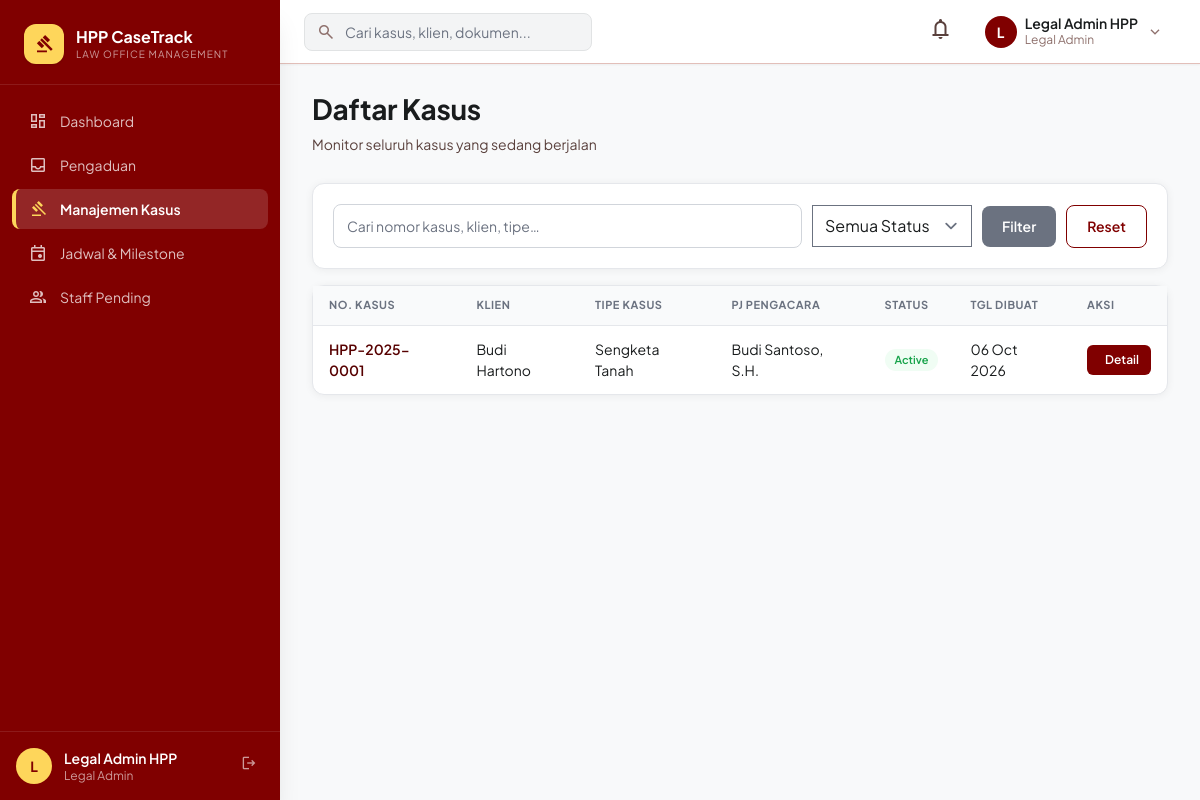
The app's page /legal-admin/cases.php (signed in) with its own data.
### tables this page shows
CREATE TABLE IF NOT EXISTS cases (
    id             INT AUTO_INCREMENT PRIMARY KEY,
    case_number    VARCHAR(30) UNIQUE NOT NULL,
    complaint_id   INT,
    client_id      INT NOT NULL,
    assigned_pj_id INT,
    case_type      VARCHAR(100),
    title          VARCHAR(255),
    description    TEXT,
    strategy       TEXT,
    status         ENUM('pending','active','on_hold','closed','won','lost','cancelled') DEFAULT 'pending',
    opened_at      DATETIME DEFAULT CURRENT_TIMESTAMP,
    closed_at      DATETIME,
    created_at     DATETIME DEFAULT CURRENT_TIMESTAMP,
    updated_at     DATETIME DEFAULT CURRENT_TIMESTAMP ON UPDATE CURRENT_TIMESTAMP,
    FOREIGN KEY (complaint_id)   REFERENCES complaints(id) ON DELETE SET NULL,
    FOREIGN KEY (client_id)      REFERENCES users(id),
    FOREIGN KEY (assigned_pj_id) REFERENCES users(id) ON DELETE SET NULL
);

CREATE TABLE IF NOT EXISTS users (
    id             INT AUTO_INCREMENT PRIMARY KEY,
    username       VARCHAR(100) UNIQUE,
    email          VARCHAR(150) UNIQUE NOT NULL,
    password       VARCHAR(255) NOT NULL,
    role           ENUM('client','legal_admin','ceo','pengacara_pj','lawyer','finance','head_finance','admin') NOT NULL DEFAULT 'client',
    name           VARCHAR(150) NOT NULL,
    phone          VARCHAR(20),
    address        TEXT,
    photo          VARCHAR(255),
    is_active      TINYINT(1) DEFAULT 1,
    otp_code       VARCHAR(10),
    otp_expires_at DATETIME,
    email_verified_at DATETIME,
    created_at     DATETIME DEFAULT CURRENT_TIMESTAMP,
    updated_at     DATETIME DEFAULT CURRENT_TIMESTAMP ON UPDATE CURRENT_TIMESTAMP
);

### includes/functions.php (called while the page is built, shortened)
<?php
function sanitize($input) {
    return htmlspecialchars(strip_tags(trim($input)), ENT_QUOTES, 'UTF-8');
}
function getCaseStatusColor($status) {
    $map = [
        'active'    => 'success',
        'pending'   => 'warning',
        'closed'    => 'secondary',
        'cancelled' => 'danger',
        'on_hold'   => 'warning',
        'won'       => 'success',
        'lost'      => 'danger',
    ];
    return $map[$status] ?? 'secondary';
}

### config/auth.php (called while the page is built, shortened)
<?php
if (!function_exists('getBasePath')) {
    function getBasePath() {
        return '/hpp-casetrack/';
    }
}

### legal-admin/cases.php (the view, shortened to what this page needs)
<?php
require_once __DIR__ . '/../config/auth.php';
require_once __DIR__ . '/../includes/functions.php';
$db   = getDB();
$search       = sanitize($_GET['search'] ?? '');
$where        = 'WHERE 1';
$params       = [];
$stmt = $db->prepare("
  SELECT c.*, cl.name AS client_name, u.name AS pj_name
  FROM cases c
  JOIN users cl ON cl.id = c.client_id
  LEFT JOIN users u ON u.id = c.assigned_pj_id
  $where
  ORDER BY c.created_at DESC
");
$stmt->execute($params);
$cases = $stmt->fetchAll();
require_once __DIR__ . '/../includes/header.php';
require_once __DIR__ . '/../includes/sidebar.php';
?>
<div id="page-content">
<div class="page-header">
  <div>
    <h1 class="page-title">Daftar Kasus</h1>
    <p class="page-subtitle">Monitor seluruh kasus yang sedang berjalan</p>
  </div>
</div>
<div class="card mb-4">
  <div class="card-body">
    <form method="GET" class="filter-bar">
      <input type="text" name="search" value="<?= htmlspecialchars($search) ?>" placeholder="Cari nomor kasus, klien, tipe…" class="form-control">
      <select name="status" class="form-select">
        <option value="">Semua Status</option>
      </select>
      <button type="submit" class="btn btn-secondary">Filter</button>
      <a href="<?= $base ?>legal-admin/cases.php" class="btn btn-outline">Reset</a>
    </form>
  </div>
</div>
<div class="card">
  <div class="card-body p-0">
    <div class="table-responsive">
      <table class="data-table">
        <thead>
          <tr>
            <th>No. Kasus</th>
            <th>Klien</th>
            <th>Tipe Kasus</th>
            <th>PJ Pengacara</th>
            <th>Status</th>
            <th>Tgl Dibuat</th>
            <th>Aksi</th>
          </tr>
        </thead>
        <tbody>
          <?php foreach ($cases as $c): ?>
          <tr>
            <td><span class="fw-600 text-primary"><?= htmlspecialchars($c['case_number']) ?></span></td>
            <td><?= htmlspecialchars($c['client_name']) ?></td>
            <td><?= htmlspecialchars($c['case_type']) ?></td>
            <td><?= $c['pj_name'] ? htmlspecialchars($c['pj_name']) : '<span class="text-muted">Belum ditugaskan</span>' ?></td>
            <td><span class="badge badge-<?= getCaseStatusColor($c['status']) ?>"><?= ucfirst($c['status']) ?></span></td>
            <td><?= date('d M Y', strtotime($c['created_at'])) ?></td>
            <td>
              <a href="<?= $base ?>legal-admin/case-detail.php?id=<?= $c['id'] ?>" class="btn btn-sm btn-primary">
                <i data-lucide="eye"></i> Detail
              </a>
            </td>
          </tr>
          <?php endforeach; ?>
        </tbody>
      </table>
    </div>
  </div>
</div>
</div>
<?php require_once __DIR__ . '/../includes/footer.php'; ?>

### assets/css/app.css (style rules this page uses)
#page-content { margin-left: 280px; padding-top: 64px; flex: 1; min-height: 100vh; background: #f8f9fa; }
.card { background: #fff; border-radius: 12px; border: 1px solid #e2bfb9; box-shadow: 0 4px 20px rgba(0,0,0,0.05); }
.btn-primary { background: #800000; color: #fff; padding: 10px 24px; border-radius: 8px; font-weight: 600; font-size: 14px; transition: all 0.15s; border: none; cursor: pointer; display: inline-flex; align-items: center; gap: 8px; }
.btn-outline { background: transparent; color: #800000; padding: 10px 24px; border-radius: 8px; font-weight: 600; font-size: 14px; border: 1.5px solid #800000; transition: all 0.15s; cursor: pointer; display: inline-flex; align-items: center; gap: 8px; }
.btn-sm { padding: 6px 16px; font-size: 12px; border-radius: 6px; }
.data-table { width: 100%; border-collapse: collapse; }
.data-table thead tr { background: #f3f4f5; }
.data-table thead th { padding: 12px 16px; font-size: 11px; font-weight: 700; text-transform: uppercase; letter-spacing: 0.05em; color: #5a413d; border-bottom: 2px solid #e2bfb9; text-align: left; }
.data-table tbody tr { border-bottom: 1px solid #edeeef; transition: background 0.1s; }
.data-table tbody td { padding: 14px 16px; font-size: 14px; }
.page-header { margin-bottom: 32px; }
.page-header h1 { font-size: 28px; font-weight: 700; color: #191c1d; letter-spacing: -0.01em; }
.page-header p { font-size: 14px; color: #5a413d; margin-top: 4px; }
#page-content { padding: 88px 32px 40px; }
.page-header { display:flex; align-items:flex-start; justify-content:space-between; gap:16px; margin-bottom:28px; flex-wrap:wrap; }
.page-title { font-size:24px; font-weight:700; color:#191c1d; letter-spacing:-0.01em; margin:0; }
.page-subtitle { font-size:14px; color:#6b7280; margin-top:4px; }
.card { background:#fff; border-radius:12px; border:1px solid #e5e7eb; box-shadow:0 1px 8px rgba(0,0,0,0.06); margin-bottom:0; }
.card-body { padding:20px; }
.card-body.p-0 { padding:0; }
.mb-4 { margin-bottom:16px; }
.btn { display:inline-flex; align-items:center; gap:6px; padding:10px 20px; border-radius:8px; font-size:14px; font-weight:600; cursor:pointer; border:none; transition:all 0.15s; text-decoration:none; white-space:nowrap; }
.btn-primary { background:#800000; color:#fff; }
.btn-secondary { background:#6b7280; color:#fff; }
.btn-outline { background:transparent; color:#800000; border:1.5px solid #800000; }
.btn-sm { padding:6px 12px; font-size:12px; border-radius:6px; }
.badge { display:inline-flex; align-items:center; padding:3px 10px; border-radius:999px; font-size:11px; font-weight:600; white-space:nowrap; }
.badge-success { background:#f0fdf4; color:#16a34a; }
.form-control { width:100%; padding:9px 13px; border:1.5px solid #d1d5db; border-radius:8px; font-size:14px; outline:none; transition:all 0.15s; background:#fff; }
.form-select { padding:9px 13px; border:1.5px solid #d1d5db; border-radius:8px; font-size:14px; outline:none; background:#fff; cursor:pointer; }
.data-table { width:100%; border-collapse:collapse; }
.data-table thead tr { background:#f9fafb; }
.data-table thead th { padding:11px 16px; font-size:11px; font-weight:700; text-transform:uppercase; letter-spacing:0.05em; color:#6b7280; border-bottom:1px solid #e5e7eb; text-align:left; white-space:nowrap; }
.data-table tbody tr { border-bottom:1px solid #f0f0f0; transition:background 0.1s; }
.data-table tbody tr:last-child { border-bottom:none; }
.data-table tbody td { padding:13px 16px; font-size:14px; }
.table-responsive { overflow-x:auto; }
.fw-600 { font-weight:600; }
.text-primary { color:#800000; }
.filter-bar { display:flex; gap:10px; flex-wrap:wrap; align-items:center; }
.filter-bar .form-control { min-width:220px; flex:1; }
.filter-bar .form-select { min-width:160px; }

### records on screen
cases: case_number "HPP-2025-0001", client.name "Budi Hartono", case_type "Sengketa Tanah", assigned_pj.name "Budi Santoso, S.H.", status "Active", created_at "06 Oct 2026"

### other values on screen
substr($user['name'], 0, 1) "L"
$user['name'] "Legal Admin HPP"
$roleNames[$user['role']] "Legal Admin"
$item['label'] "Dashboard"
$item['label'] "Pengaduan"
$item['label'] "Manajemen Kasus"
$item['label'] "Jadwal & Milestone"
$item['label'] "Staff Pending"
ROLE_NAMES[$role] "Legal Admin"
